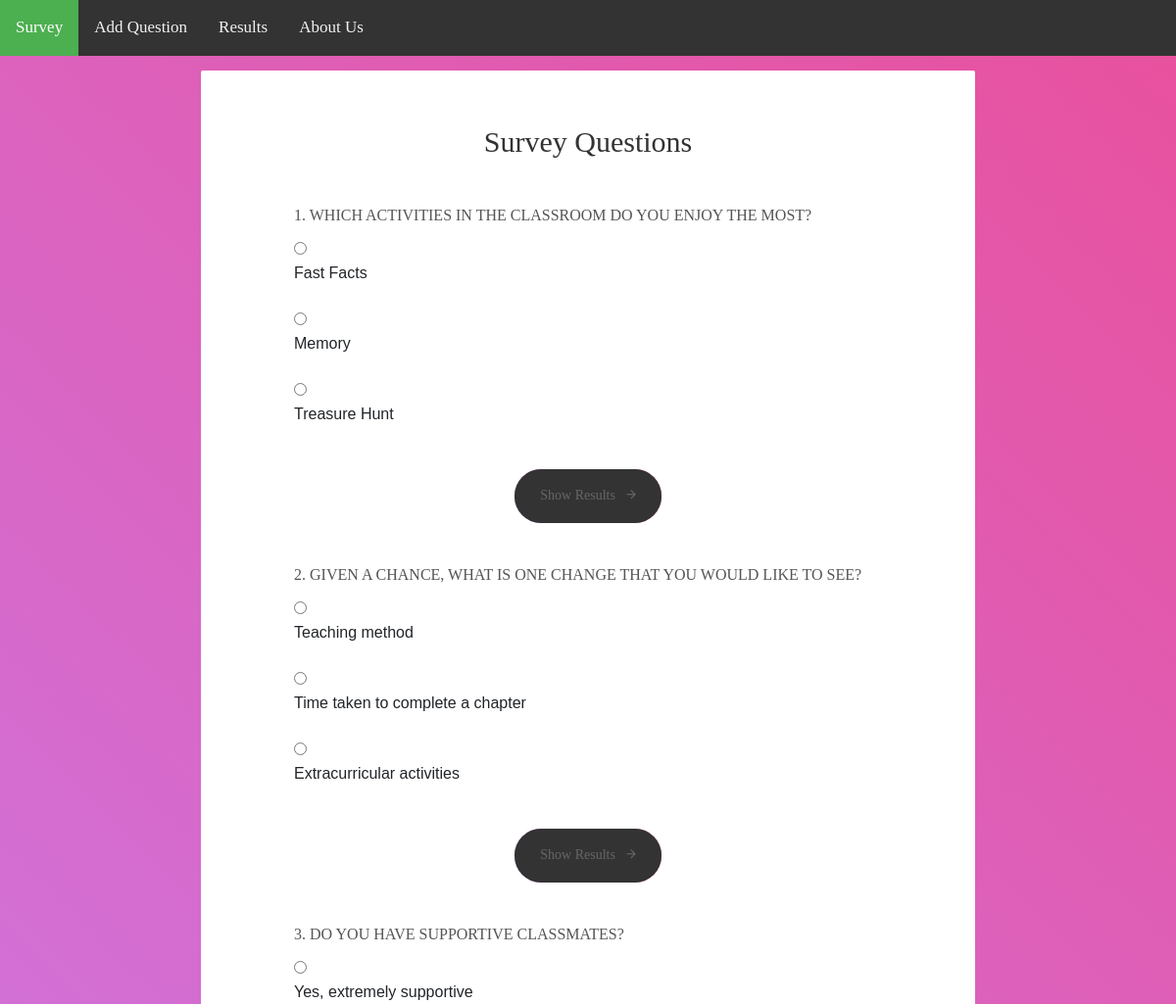
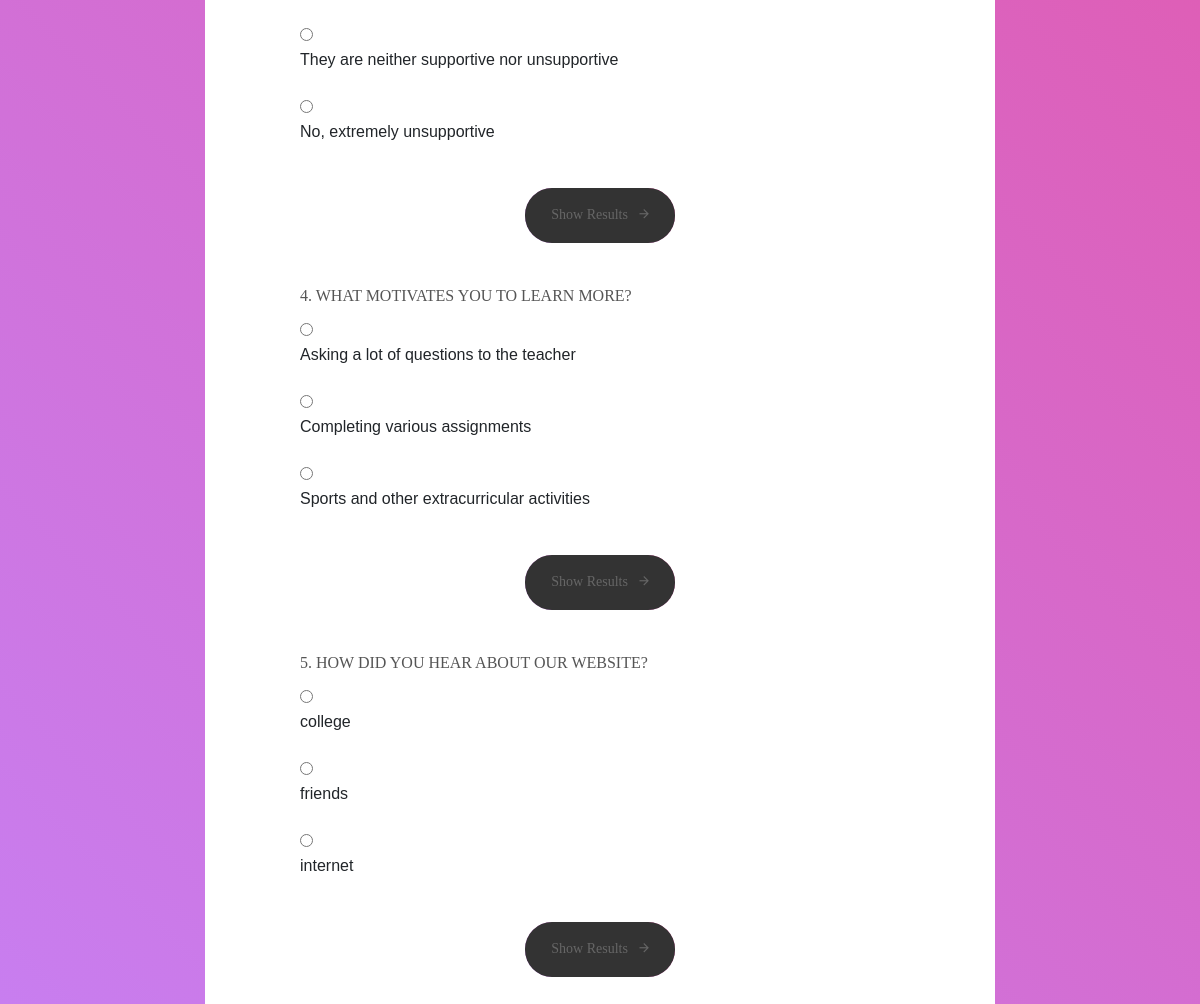
Screenshot of /Admin/index.php with the database file from the repository (2 pictures, top to bottom).
### tables this page shows
CREATE TABLE `question` (
  `id` int(11) NOT NULL,
  `question` varchar(200) NOT NULL,
  `optionA` varchar(100) NOT NULL,
  `optionB` varchar(100) NOT NULL,
  `optionC` varchar(100) NOT NULL,
  `voteA` int(11) NOT NULL DEFAULT 0,
  `voteB` int(11) DEFAULT 0,
  `voteC` int(11) DEFAULT 0
);

### Admin/index.php (the view, shortened to what this page needs)
<?php
include('config.php');
?>
<!DOCTYPE html>
<html lang="en">
<head>
	<link rel="stylesheet" type="text/css" href="vendor/bootstrap/css/bootstrap.min.css">
	<link rel="stylesheet" type="text/css" href="fonts/font-awesome-4.7.0/css/font-awesome.min.css">
	<link rel="stylesheet" type="text/css" href="fonts/iconic/css/material-design-iconic-font.min.css">
	<link rel="stylesheet" type="text/css" href="vendor/animate/animate.css">
	<link rel="stylesheet" type="text/css" href="vendor/css-hamburgers/hamburgers.min.css">
	<link rel="stylesheet" type="text/css" href="vendor/animsition/css/animsition.min.css">
	<link rel="stylesheet" type="text/css" href="vendor/select2/select2.min.css">
	<link rel="stylesheet" type="text/css" href="vendor/daterangepicker/daterangepicker.css">
	<link rel="stylesheet" type="text/css" href="css/util.css">
	<link rel="stylesheet" type="text/css" href="css/main.css">
</head>
<body>
<div class="topnav" id="myTopnav">
  <a href="index.php" class="active">Survey</a>
  <a href="add.php" >Add Question</a>
  <a href="#">Results</a>
  <a href="#about">About Us</a>
</div>
	<div class="container-contact100">
		<div class="wrap-contact100">
				<span class="contact100-form-title">
					Survey Questions
				</span>
				<?php
               $sql="SELECT *FROM question";
              $result=mysqli_query($con,$sql);
              while($row=mysqli_fetch_assoc($result))
            {
             ?>
            <form class="contact100-form validate-form" action="" method="POST">
             <label class="label-input100" for="first-name" style="font-size:16px"><?php echo $row['id'].". ".$row['question']; ?></label>
              <br>
              <div class="radio">
			        <input type="radio" id="A" name="gender" value="A">
                 <label for="A"><?php echo $row['optionA']; ?></label> <br>
                 <input type="radio" id="B" name="gender" value="B">
                 <label for="B"><?php echo $row['optionB']; ?></label> <br>
                 <input type="radio" id="C" name="gender" value="C">
                 <label for="C"><?php echo $row['optionC']; ?></label>
               <br> <br>
            </div>
		     <br>
				<div class="container-contact100-form-btn">
					<button class="contact100-form-btn" name="submit">
         	<a href="results.php?qid=<?php echo $row['id'] ?>"> 	Show Results
							<i class="zmdi zmdi-arrow-right m-l-8"></i> </a>
          </button> </a> <br> <br>
					<br><br>
				</div>
			<?php
}
?>
</form>
		</div>
  </div>
</body>
</html>

### Admin/css/main.css (style rules this page uses)
* { margin: 0px; padding: 0px; box-sizing: border-box; }
body, html { height: 100%; font-family: Raleway-SemiBold, sans-serif; }
a { font-family: Raleway-SemiBold; font-size: 14px; line-height: 1.7; color: #666666; margin: 0px; transition: all 0.4s; -webkit-transition: all 0.4s; -o-transition: all 0.4s; -moz-transition: all 0.4s; }
input { outline: none; border: none; }
label { display: block; margin: 0; }
button { outline: none !important; border: none; background: transparent; }
.container-contact100 { width: 100%; min-height: 100vh; display: -webkit-box; display: -webkit-flex; display: -moz-box; display: -ms-flexbox; display: flex; flex-wrap: wrap; justify-content: center; align-items: center; padding: 15px; background: #d867c6; background: -webkit-linear-gradient(45deg, #c77ff2, #e8519e); background: -o-linear-gradient(45deg, #c77ff2, #e8519e); background: -moz-linear-gradient(45deg, #c77ff2, #e8519e); background: linear-gradient(45deg, #c77ff2, #e8519e); }
.wrap-contact100 { width: 790px; background: #fff; border-radius: 2px; padding: 55px 95px 68px 95px; }
.contact100-form { width: 100%; display: -webkit-box; display: -webkit-flex; display: -moz-box; display: -ms-flexbox; display: flex; flex-wrap: wrap; justify-content: space-between; }
.contact100-form-title { width: 100%; display: block; font-family: Raleway-Black; font-size: 30px; color: #333333; line-height: 1.2; text-align: center; padding-bottom: 45px; }
.label-input100 { font-family: Raleway-SemiBold; font-size: 13px; color: #555555; line-height: 1.5; text-transform: uppercase; width: 100%; padding-bottom: 11px; }
.container-contact100-form-btn { width: 100%; display: -webkit-box; display: -webkit-flex; display: -moz-box; display: -ms-flexbox; display: flex; flex-wrap: wrap; justify-content: center; margin-top: -4px; }
.contact100-form-btn { font-family: Raleway-Bold; font-size: 16px; color: #fff; line-height: 1.2; display: -webkit-box; display: -webkit-flex; display: -moz-box; display: -ms-flexbox; display: flex; justify-content: center; align-items: center; padding: 0 20px; min-width: 150px; height: 55px; border-radius: 27px; background: #d867c6; background: -webkit-linear-gradient(45deg, #c77ff2, #e8519e); background: -o-linear-gradient(45deg, #c77ff2, #e8519e); background: -moz-linear-gradient(45deg, #c77ff2, #e8519e); background: linear-gradient(45deg, #c77ff2, #e8519e); position: relative; z-index: 1; -webkit-transition: all 0.4s; -o-transition: all 0.4s; -moz-transition: all 0.4s; transition: all 0.4s; }
.contact100-form-btn::before { content: ""; display: block; position: absolute; z-index: -1; border-radius: 27px; width: 100%; height: 100%; top: 0; left: 0; background: #333333; opacity: 1; -webkit-transition: all 0.4s; -o-transition: all 0.4s; -moz-transition: all 0.4s; transition: all 0.4s; }
.contact100-form-btn i { -webkit-transition: all 0.4s; -o-transition: all 0.4s; -moz-transition: all 0.4s; transition: all 0.4s; }

### Admin/index.php (style rules this page uses)
body { margin: 0; font-family: Arial, Helvetica, sans-serif; }
.topnav { overflow: hidden; background-color: #333; }
.topnav a { float: left; display: block; color: #f2f2f2; text-align: center; padding: 14px 16px; text-decoration: none; font-size: 17px; }
.topnav a.active { background-color: #4CAF50; color: white; }

### rows the page displays
question: id "1", question "WHICH ACTIVITIES IN THE CLASSROOM DO YOU ENJOY THE MOST?", optionA "Fast Facts", optionB "Memory", optionC "Treasure Hunt"
question: id "2", question "GIVEN A CHANCE, WHAT IS ONE CHANGE THAT YOU WOULD LIKE TO SEE?", optionA "Teaching method", optionB "Time taken to complete a chapter", optionC "Extracurricular activities"
question: id "3", question "DO YOU HAVE SUPPORTIVE CLASSMATES?", optionA "Yes, extremely supportive", optionB "They are neither supportive nor unsupportive", optionC "No, extremely unsupportive"
question: id "4", question "WHAT MOTIVATES YOU TO LEARN MORE?", optionA "Asking a lot of questions to the teacher", optionB "Completing various assignments", optionC "Sports and other extracurricular activities"
question: id "5", question "HOW DID YOU HEAR ABOUT OUR WEBSITE?", optionA "college", optionB "friends", optionC "internet"
